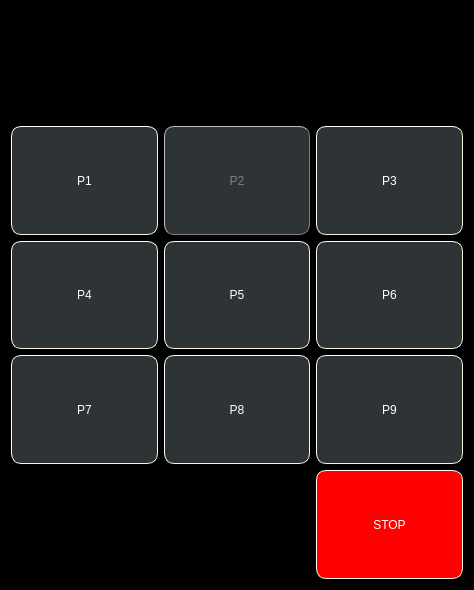
<?xml version="1.0" encoding="UTF-8"?>
<ui version="4.0">
 <class>Dialog</class>
 <widget class="QDialog" name="Dialog">
  <property name="geometry">
   <rect>
    <x>0</x>
    <y>0</y>
    <width>474</width>
    <height>590</height>
   </rect>
  </property>
  <property name="windowTitle">
   <string>Dialog</string>
  </property>
  <property name="styleSheet">
   <string notr="true">background-color: rgb(0, 0, 0);</string>
  </property>
  <layout class="QGridLayout" name="gridLayout_2">
   <item row="3" column="0">
    <widget class="QPushButton" name="buttonP7">
     <property name="sizePolicy">
      <sizepolicy hsizetype="Preferred" vsizetype="Preferred">
       <horstretch>0</horstretch>
       <verstretch>0</verstretch>
      </sizepolicy>
     </property>
     <property name="styleSheet">
      <string notr="true">
QPushButton:!pressed{
color: white;
background-color: rgb(46, 52, 54);
border-radius: 2px;
border-style: outset;
border-width: 1px;
border-radius: 10px;
border-color: beige;
}
QPushButton:pressed{

color: white;
background-color: rgb(225, 237, 237);
border-radius: 5px;
}


QPushButton:disabled{

color: gray;
border-color: gray;
}

</string>
     </property>
     <property name="text">
      <string>P7</string>
     </property>
    </widget>
   </item>
   <item row="2" column="1">
    <widget class="QPushButton" name="buttonP5">
     <property name="sizePolicy">
      <sizepolicy hsizetype="Preferred" vsizetype="Preferred">
       <horstretch>0</horstretch>
       <verstretch>0</verstretch>
      </sizepolicy>
     </property>
     <property name="styleSheet">
      <string notr="true">
QPushButton:!pressed{
color: white;
background-color: rgb(46, 52, 54);
border-radius: 2px;
border-style: outset;
border-width: 1px;
border-radius: 10px;
border-color: beige;
}
QPushButton:pressed{

color: white;
background-color: rgb(225, 237, 237);
border-radius: 5px;
}


QPushButton:disabled{

color: gray;
border-color: gray;
}

</string>
     </property>
     <property name="text">
      <string>P5</string>
     </property>
    </widget>
   </item>
   <item row="0" column="0" colspan="3">
    <layout class="QHBoxLayout" name="horizontalLayout">
     <item alignment="Qt::AlignLeft">
      <widget class="QPushButton" name="pushButton_10">
       <property name="sizePolicy">
        <sizepolicy hsizetype="Preferred" vsizetype="Preferred">
         <horstretch>0</horstretch>
         <verstretch>0</verstretch>
        </sizepolicy>
       </property>
       <property name="text">
        <string/>
       </property>
       <property name="icon">
        <iconset>
         <normaloff>New folder/control.png</normaloff>New folder/control.png</iconset>
       </property>
       <property name="iconSize">
        <size>
         <width>40</width>
         <height>40</height>
        </size>
       </property>
       <property name="flat">
        <bool>true</bool>
       </property>
      </widget>
     </item>
     <item alignment="Qt::AlignRight">
      <widget class="QPushButton" name="buttonExit">
       <property name="sizePolicy">
        <sizepolicy hsizetype="Minimum" vsizetype="Preferred">
         <horstretch>0</horstretch>
         <verstretch>0</verstretch>
        </sizepolicy>
       </property>
       <property name="text">
        <string/>
       </property>
       <property name="icon">
        <iconset>
         <normaloff>New folder/remove.png</normaloff>New folder/remove.png</iconset>
       </property>
       <property name="iconSize">
        <size>
         <width>40</width>
         <height>40</height>
        </size>
       </property>
       <property name="flat">
        <bool>true</bool>
       </property>
      </widget>
     </item>
    </layout>
   </item>
   <item row="2" column="2">
    <widget class="QPushButton" name="buttonP6">
     <property name="sizePolicy">
      <sizepolicy hsizetype="Preferred" vsizetype="Preferred">
       <horstretch>0</horstretch>
       <verstretch>0</verstretch>
      </sizepolicy>
     </property>
     <property name="styleSheet">
      <string notr="true">
QPushButton:!pressed{
color: white;
background-color: rgb(46, 52, 54);
border-radius: 2px;
border-style: outset;
border-width: 1px;
border-radius: 10px;
border-color: beige;
}
QPushButton:pressed{

color: white;
background-color: rgb(225, 237, 237);
border-radius: 5px;
}


QPushButton:disabled{

color: gray;
border-color: gray;
}

</string>
     </property>
     <property name="text">
      <string>P6</string>
     </property>
    </widget>
   </item>
   <item row="2" column="0">
    <widget class="QPushButton" name="buttonP4">
     <property name="sizePolicy">
      <sizepolicy hsizetype="Preferred" vsizetype="Preferred">
       <horstretch>0</horstretch>
       <verstretch>0</verstretch>
      </sizepolicy>
     </property>
     <property name="styleSheet">
      <string notr="true">
QPushButton:!pressed{
color: white;
background-color: rgb(46, 52, 54);
border-radius: 2px;
border-style: outset;
border-width: 1px;
border-radius: 10px;
border-color: beige;
}
QPushButton:pressed{

color: white;
background-color: rgb(225, 237, 237);
border-radius: 5px;
}


QPushButton:disabled{

color: gray;
border-color: gray;
}

</string>
     </property>
     <property name="text">
      <string>P4</string>
     </property>
    </widget>
   </item>
   <item row="1" column="1">
    <widget class="QPushButton" name="buttonP2">
     <property name="enabled">
      <bool>false</bool>
     </property>
     <property name="sizePolicy">
      <sizepolicy hsizetype="Preferred" vsizetype="Preferred">
       <horstretch>0</horstretch>
       <verstretch>0</verstretch>
      </sizepolicy>
     </property>
     <property name="styleSheet">
      <string notr="true">
QPushButton:!pressed{
color: white;
background-color: rgb(46, 52, 54);
border-radius: 2px;
border-style: outset;
border-width: 1px;
border-radius: 10px;
border-color: beige;
}
QPushButton:pressed{

color: white;
background-color: rgb(225, 237, 237);
border-radius: 5px;
}


QPushButton:disabled{

color: gray;
border-color: gray;
}

</string>
     </property>
     <property name="text">
      <string>P2</string>
     </property>
    </widget>
   </item>
   <item row="1" column="2">
    <widget class="QPushButton" name="buttonP3">
     <property name="sizePolicy">
      <sizepolicy hsizetype="Preferred" vsizetype="Preferred">
       <horstretch>0</horstretch>
       <verstretch>0</verstretch>
      </sizepolicy>
     </property>
     <property name="styleSheet">
      <string notr="true">
QPushButton:!pressed{
color: white;
background-color: rgb(46, 52, 54);
border-radius: 2px;
border-style: outset;
border-width: 1px;
border-radius: 10px;
border-color: beige;
}
QPushButton:pressed{

color: white;
background-color: rgb(225, 237, 237);
border-radius: 5px;
}


QPushButton:disabled{

color: gray;
border-color: gray;
}

</string>
     </property>
     <property name="text">
      <string>P3</string>
     </property>
    </widget>
   </item>
   <item row="3" column="1">
    <widget class="QPushButton" name="buttonP8">
     <property name="sizePolicy">
      <sizepolicy hsizetype="Preferred" vsizetype="Preferred">
       <horstretch>0</horstretch>
       <verstretch>0</verstretch>
      </sizepolicy>
     </property>
     <property name="styleSheet">
      <string notr="true">
QPushButton:!pressed{
color: white;
background-color: rgb(46, 52, 54);
border-radius: 2px;
border-style: outset;
border-width: 1px;
border-radius: 10px;
border-color: beige;
}
QPushButton:pressed{

color: white;
background-color: rgb(225, 237, 237);
border-radius: 5px;
}


QPushButton:disabled{

color: gray;
border-color: gray;
}

</string>
     </property>
     <property name="text">
      <string>P8</string>
     </property>
    </widget>
   </item>
   <item row="3" column="2">
    <widget class="QPushButton" name="buttonP9">
     <property name="sizePolicy">
      <sizepolicy hsizetype="Preferred" vsizetype="Preferred">
       <horstretch>0</horstretch>
       <verstretch>0</verstretch>
      </sizepolicy>
     </property>
     <property name="styleSheet">
      <string notr="true">
QPushButton:!pressed{
color: white;
background-color: rgb(46, 52, 54);
border-radius: 2px;
border-style: outset;
border-width: 1px;
border-radius: 10px;
border-color: beige;
}
QPushButton:pressed{

color: white;
background-color: rgb(225, 237, 237);
border-radius: 5px;
}


QPushButton:disabled{

color: gray;
border-color: gray;
}

</string>
     </property>
     <property name="text">
      <string>P9</string>
     </property>
    </widget>
   </item>
   <item row="1" column="0">
    <widget class="QPushButton" name="buttonP1">
     <property name="sizePolicy">
      <sizepolicy hsizetype="Preferred" vsizetype="Preferred">
       <horstretch>0</horstretch>
       <verstretch>0</verstretch>
      </sizepolicy>
     </property>
     <property name="styleSheet">
      <string notr="true">
QPushButton:!pressed{
color: white;
background-color: rgb(46, 52, 54);
border-radius: 2px;
border-style: outset;
border-width: 1px;
border-radius: 10px;
border-color: beige;
}
QPushButton:pressed{

color: white;
background-color: rgb(225, 237, 237);
border-radius: 5px;
}</string>
     </property>
     <property name="text">
      <string>P1</string>
     </property>
    </widget>
   </item>
   <item row="4" column="2">
    <widget class="QPushButton" name="buttonStop">
     <property name="sizePolicy">
      <sizepolicy hsizetype="Minimum" vsizetype="Preferred">
       <horstretch>0</horstretch>
       <verstretch>0</verstretch>
      </sizepolicy>
     </property>
     <property name="styleSheet">
      <string notr="true">
QPushButton:!pressed{
color: white;
background-color: rgb(255, 0, 0);
border-radius: 2px;
border-style: outset;
border-width: 1px;
border-radius: 10px;
border-color: beige;
}
QPushButton:pressed{

color: white;
background-color: rgb(225, 237, 237);
border-radius: 5px;
}</string>
     </property>
     <property name="text">
      <string>STOP</string>
     </property>
    </widget>
   </item>
  </layout>
 </widget>
 <resources/>
 <connections/>
</ui>
